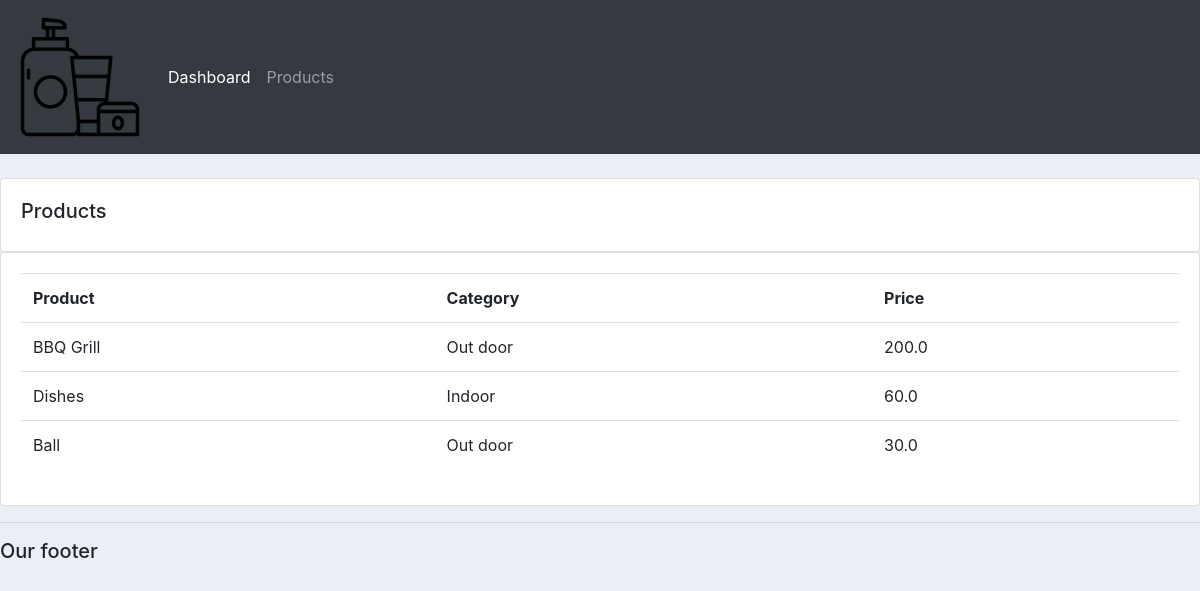
Screenshot of /products/ with the database file from the repository.
### accounts/models.py (models this page shows, shortened)
class Product(models.Model):
    CATEGORY = (
                ('Indoor','Indoor'),
                ('Out door','Out door'),
            )
    name = models.CharField(max_length=200,null=True)
    price = models.FloatField(null=True)
    category = models.CharField(max_length=200,null=True,choices=CATEGORY)
    description = models.CharField(max_length=200,null=True, blank=True)
    date_created = models.DateTimeField(auto_now_add=True,null=True)
    tags = models.ManyToManyField(Tag)

### accounts/views.py (the view)
# urls.py: path('products/',views.products, name="products"),
def products(request):
    products = Product.objects.all()
    return render(request,'accounts/products.html',{
        'products':products
    })

### accounts/templates/accounts/products.html
{% extends 'accounts/main.html' %}
{% block content %}
<br>
<div class="row">
    <div class="col-md">
        <div class="card card-body">
            <h5>Products</h5>
        </div>
        <div class="card card-body">
            <table class="table">
                <tr>
                    <th>Product</th>
                    <th>Category</th>
                    <th>Price</th>
                </tr>
                {% for i in products %}
                    <tr>
                        <td>
                            {{ i.name }}
                        </td>
                        <td>
                            {{ i.category }}
                        </td>
                        <td>
                            {{ i.price }}
                        </td>
                    </tr>
                {% endfor %}
            </table>
        </div>
    </div>
</div>
{% endblock %}

### static/css/main.css (style rules this page uses)
body { background-color: #ebeff5; }

### rows the page displays
Product: name "BBQ Grill", category "Out door", price "200.0"
Product: name "Dishes", category "Indoor", price "60.0"
Product: name "Ball", category "Out door", price "30.0"
